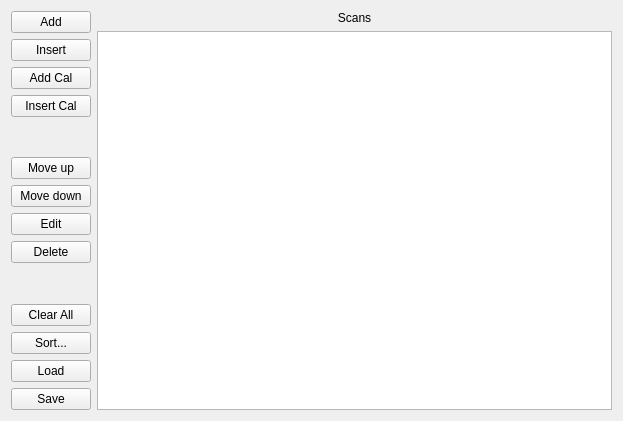
<?xml version="1.0" encoding="UTF-8"?>
<ui version="4.0">
 <class>BatchWidget</class>
 <widget class="QWidget" name="BatchWidget">
  <property name="geometry">
   <rect>
    <x>0</x>
    <y>0</y>
    <width>623</width>
    <height>421</height>
   </rect>
  </property>
  <property name="windowTitle">
   <string>Form</string>
  </property>
  <layout class="QHBoxLayout" name="horizontalLayout">
   <item>
    <layout class="QVBoxLayout" name="verticalLayout">
     <item>
      <widget class="QPushButton" name="batchAddButton">
       <property name="toolTip">
        <string>Add a scan</string>
       </property>
       <property name="text">
        <string>Add</string>
       </property>
      </widget>
     </item>
     <item>
      <widget class="QPushButton" name="batchInsertButton">
       <property name="toolTip">
        <string>Insert a scan before the selected scan</string>
       </property>
       <property name="text">
        <string>Insert</string>
       </property>
      </widget>
     </item>
     <item>
      <widget class="QPushButton" name="batchAddCalButton">
       <property name="toolTip">
        <string>Add a calibration scan</string>
       </property>
       <property name="text">
        <string>Add Cal</string>
       </property>
      </widget>
     </item>
     <item>
      <widget class="QPushButton" name="batchInsertCalButton">
       <property name="toolTip">
        <string>Add a calibration scan before the selected scan</string>
       </property>
       <property name="text">
        <string>Insert Cal</string>
       </property>
      </widget>
     </item>
     <item>
      <spacer name="verticalSpacer_2">
       <property name="orientation">
        <enum>Qt::Vertical</enum>
       </property>
       <property name="sizeHint" stdset="0">
        <size>
         <width>20</width>
         <height>40</height>
        </size>
       </property>
      </spacer>
     </item>
     <item>
      <widget class="QPushButton" name="batchMoveUpButton">
       <property name="toolTip">
        <string>Moce selected scan(s) up one row</string>
       </property>
       <property name="text">
        <string>Move up</string>
       </property>
      </widget>
     </item>
     <item>
      <widget class="QPushButton" name="batchMoveDownButton">
       <property name="toolTip">
        <string>Move selected scan(s) down one row</string>
       </property>
       <property name="text">
        <string>Move down</string>
       </property>
      </widget>
     </item>
     <item>
      <widget class="QPushButton" name="batchEditButton">
       <property name="toolTip">
        <string>Edit selected scan</string>
       </property>
       <property name="text">
        <string>Edit</string>
       </property>
      </widget>
     </item>
     <item>
      <widget class="QPushButton" name="batchDeleteButton">
       <property name="toolTip">
        <string>Selete selected scan(s)</string>
       </property>
       <property name="text">
        <string>Delete</string>
       </property>
      </widget>
     </item>
     <item>
      <spacer name="verticalSpacer">
       <property name="orientation">
        <enum>Qt::Vertical</enum>
       </property>
       <property name="sizeHint" stdset="0">
        <size>
         <width>20</width>
         <height>40</height>
        </size>
       </property>
      </spacer>
     </item>
     <item>
      <widget class="QPushButton" name="batchClearButton">
       <property name="toolTip">
        <string>Clear all scans from table</string>
       </property>
       <property name="text">
        <string>Clear All</string>
       </property>
      </widget>
     </item>
     <item>
      <widget class="QPushButton" name="sortButton">
       <property name="text">
        <string>Sort...</string>
       </property>
      </widget>
     </item>
     <item>
      <widget class="QPushButton" name="batchLoadButton">
       <property name="toolTip">
        <string>Load a batch list from file</string>
       </property>
       <property name="text">
        <string>Load</string>
       </property>
      </widget>
     </item>
     <item>
      <widget class="QPushButton" name="batchSaveButton">
       <property name="toolTip">
        <string>Save current list to file</string>
       </property>
       <property name="text">
        <string>Save</string>
       </property>
      </widget>
     </item>
    </layout>
   </item>
   <item>
    <layout class="QVBoxLayout" name="rightLayout">
     <item>
      <widget class="QLabel" name="label">
       <property name="text">
        <string>Scans</string>
       </property>
       <property name="alignment">
        <set>Qt::AlignCenter</set>
       </property>
      </widget>
     </item>
     <item>
      <widget class="QTableView" name="batchTableView">
       <property name="font">
        <font>
         <pointsize>8</pointsize>
        </font>
       </property>
       <property name="alternatingRowColors">
        <bool>true</bool>
       </property>
      </widget>
     </item>
    </layout>
   </item>
  </layout>
 </widget>
 <tabstops>
  <tabstop>batchAddButton</tabstop>
  <tabstop>batchInsertButton</tabstop>
  <tabstop>batchAddCalButton</tabstop>
  <tabstop>batchInsertCalButton</tabstop>
  <tabstop>batchMoveUpButton</tabstop>
  <tabstop>batchMoveDownButton</tabstop>
  <tabstop>batchEditButton</tabstop>
  <tabstop>batchDeleteButton</tabstop>
  <tabstop>batchClearButton</tabstop>
  <tabstop>batchLoadButton</tabstop>
  <tabstop>batchSaveButton</tabstop>
  <tabstop>batchTableView</tabstop>
 </tabstops>
 <resources/>
 <connections/>
</ui>
